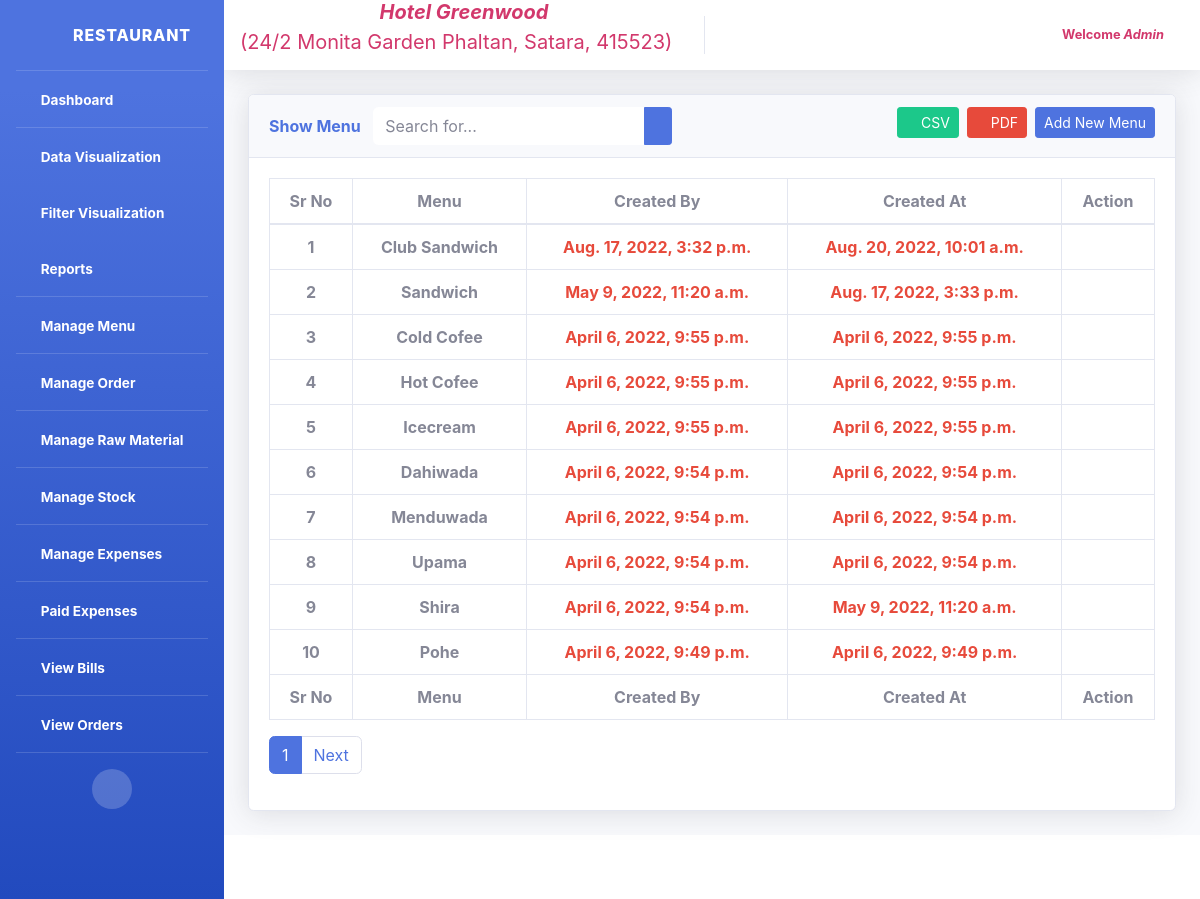
Page /polls/manageMenu (signed in) on the committed database.
### polls/models.py (models this page shows, shortened)
class Menu(models.Model):
	menu_name = models.CharField(max_length=50, null=True)
	status = models.IntegerField(default=1,null=True)
	created_at = models.DateTimeField(auto_now_add=True)
	updated_at = models.DateTimeField(auto_now=True)
	slug = models.SlugField(unique=True, null=True, blank=True)
	class Meta:
		db_table = "Menu"

### polls/views.py (the view)
# urls.py: path('manageMenu', views.ShowMenuListView.as_view(), name='manageMenu'),
class ShowMenuListView(LoggedInMixin,ListView):
    model = Menu
    template_name = 'manage_menu.html'
    ordering = ['-created_at']
    paginate_by = 10
    paginate_orphans = 1
    queryset = Menu.objects.filter(status=1)
    def get_context_data(self, *args, **kwargs):
        try:
            return super(ShowMenuListView, self).get_context_data(*args, **kwargs)
        except Http404:
            self.kwargs['page'] = 1
            return super(ShowMenuListView, self).get_context_data(*args, **kwargs)

### polls/views.py (called while the page is built)
    def dispatch(self, request, *args, **kwargs):
        if not request.user.is_authenticated:
            return redirect('/polls/login/')
        return super(LoggedInMixin, self).dispatch(request, *args, **kwargs)

### polls/templates/manage_menu.html (shortened to what this page needs)
{% extends 'header.html' %}
{% block body %}
{% load static %}
<!DOCTYPE html>
<html>
<head>
	<link href="{% static 'vendor/fontawesome-free/css/all.min.css' %}" rel="stylesheet" type="text/css">
	<link href="{% static 'vendor/datatables/dataTables.bootstrap4.min.css' %}" rel="stylesheet">
	<link href="{% static 'css/sb-admin-2.min.css' %}" rel="stylesheet">
</head>
<body>
        <div class="container-fluid mt-4">
          <div class="card shadow mb-4">
            <div class="card-header">
            	<a href="{% url 'createMenu' %}" class="btn btn-sm btn-primary float-right ml-2">Add New Menu</a>
              <a href="" class="btn btn-sm btn-danger float-right ml-2" target="_blank"><i class="fa fa-file-pdf mr-1"></i>PDF</a>
              <a href="" class="btn btn-sm btn-success float-right"><i class="fa fa-file-excel mr-1"></i>CSV</a>
              <span class="font-weight-bold text-primary">Show Menu</span>
              <form method="get" action="" class="d-none d-sm-inline-block form-inline mr-2 ml-md-2 my-2 my-md-0  navbar-search ml-2" >
              <div class="input-group">
                <input type="text" class="form-control border-0 small" placeholder="Search for..." name="search" required>
                  <div class="input-group-append">
                    <button class="btn btn-primary btn-sm" type="submit"><i class="fas fa-search fa-sm"></i></button>
                </div>
              </div>
            </form>
            </div>
            <div class="card-body">
              <div class="table-responsive">
                <table class="table table-bordered"  width="100%" cellspacing="0">
                  <thead>
                    <tr class="text-center">
                        <th scope="col">Sr No</th>
                        <th scope="col">Menu</th>
                        <th scope="col">Created By</th>
                        <th scope="col">Created At</th>
                        <th scope="col">Action</th>
                    </tr>
                  </thead>
                  <tfoot>
                    <tr class="text-center">
                        <th scope="col">Sr No</th>
                        <th scope="col">Menu</th>
                        <th scope="col">Created By</th>
                        <th scope="col">Created At</th>
                        <th scope="col">Action</th>
                    </tr>
                  </tfoot>
                  <tbody>
                    {% for i in object_list %}
                    <tr class="text-center font-weight-bold"">
                      <td>{{forloop.counter}}</td>
                      <td>{{i.menu_name | title }}</td>
                      <td class="text-danger">{{i.created_at}}</td>
                      <td class="text-danger">{{i.updated_at}}</td>
                      <td>
                        <a href="{% url 'editMenu' i.slug %}"><i class="fa fa-edit text-primary"></i></a>
                        <a href="{% url 'deleteMenu' i.slug %}"><i class="fa fa-trash text-danger confirm-delete" onclick="return confirm('Are you sure you want to delete this menu ?')"></i></a>
                      </td>
                    </tr>
                    {% endfor %}
                  </tbody>
                </table>
                <nav aria-label="Page navigation example">
                  {% if is_paginated %}
                  <ul class="pagination">
                    <li class="page-item active"><span class="page-link">{{page_obj.number}}</span></li>
                    {% if page_obj.has_next %}
                    <li class="page-item"><a class="page-link" href="?page={{page_obj.next_page_number}}">Next</a></li>
                    {% endif %}
                  </ul>
                  {% endif %}
                </nav>
              </div>
            </div>
          </div>
</div>
{% endblock %}

### polls/templates/header.html (shortened to what this page needs)
{% load static %}
<html>
<head>
  <link href="{% static 'vendor/fontawesome-free/css/all.min.css' %}" rel="stylesheet" type="text/css">
  <link href="{% static 'css/sb-admin-2.min.css' %}" rel="stylesheet">
  <link href="{% static 'css/other.css' %}" rel="stylesheet">
</head>
<body id="page-top">
<div id="wrapper">
<ul class="navbar-nav bg-gradient-primary sidebar sidebar-dark accordion" id="accordionSidebar">
  <a class="sidebar-brand d-flex align-items-center justify-content-center" href="{% url 'dashboard' %}">
  <div class="sidebar-brand-icon rotate-n-15">
    <i class="fas fa-home fa-fw "></i>
  </div>
  <div class="sidebar-brand-text mx-3">Restaurant</div>
  </a>
  <hr class="sidebar-divider my-0">
  <li class="nav-item active">
    <a class="nav-link" href="{% url 'dashboard' %}">
      <i class="fas fa-fw fa-tachometer-alt"></i>
      <span>Dashboard</span></a>
  </li>
  <hr class="sidebar-divider my-0">
  <li class="nav-item active">
    <a class="nav-link collapsed" href="#" data-toggle="collapse" data-target="#collapseTwo" aria-expanded="true" aria-controls="collapseTwo">
      <i class="fas fa-fw fa fa-chart-area"></i>
      <span>Data Visualization</span>
    </a>
  </li>
 <li class="nav-item active">
    <a class="nav-link collapsed" href="#" data-toggle="collapse" data-target="#collapsefilter" aria-expanded="true" aria-controls="collapseTwo">
      <i class="fas fa-fw fa fa-chart-area"></i>
      <span>Filter Visualization</span>
    </a>
  </li>
  <li class="nav-item active">
    <a class="nav-link collapsed" href="#" data-toggle="collapse" data-target="#collapsereport" aria-expanded="true" aria-controls="collapseTwo">
      <i class="fas fa-fw fa fa-file"></i>
      <span>Reports</span>
    </a>
  </li>
  <hr class="sidebar-divider my-0">
  <li class="nav-item active">
    <a class="nav-link" href="{% url 'manageMenu' %}">
      <i class="fas fa-fw fa-cog"></i>
      <span>Manage Menu</span></a>
  </li>
  <hr class="sidebar-divider my-0">
  <li class="nav-item active">
    <a class="nav-link" href="{% url 'manageOrder' %}">
      <i class="fas fa-fw fa-cog"></i>
      <span>Manage Order</span></a>
  </li>
  <hr class="sidebar-divider my-0">
  <li class="nav-item active">
    <a class="nav-link" href="{% url 'manageRawMaterial' %}">
      <i class="fas fa-fw fa-cog"></i>
      <span>Manage Raw Material</span></a>
  </li>
  <hr class="sidebar-divider my-0">
  <li class="nav-item active">
    <a class="nav-link" href="{% url 'manageStock' %}">
      <i class="fas fa-fw fa-cog"></i>
      <span>Manage Stock</span></a>
  </li>
  <hr class="sidebar-divider my-0">
  <li class="nav-item active">
    <a class="nav-link" href="{% url 'manageExpenses' %}">
      <i class="fas fa-fw fa-cog"></i>
      <span>Manage Expenses</span></a>
  </li>
  <hr class="sidebar-divider my-0">
  <li class="nav-item active">
    <a class="nav-link" href="{% url 'paidExpeses' %}">
      <i class="fas fa-fw fa-plus"></i>
      <span>Paid Expenses</span></a>
  </li>
  <hr class="sidebar-divider my-0">
  <li class="nav-item active">
    <a class="nav-link" href="{% url 'viewBills' %}">
      <i class="fas fa-fw fa fa-list"></i>
      <span>View Bills</span></a>
  </li>
  <hr class="sidebar-divider my-0">
  <li class="nav-item active">
    <a class="nav-link" href="{% url 'viewOrderDetails' %}">
      <i class="fas fa-fw fa fa-list"></i>
      <span>View Orders</span></a>
  </li>
<hr class="sidebar-divider">
  <div class="text-center d-none d-md-inline">
    <button class="rounded-circle border-0" id="sidebarToggle"></button>
  </div>
</ul>
    <div id="content-wrapper" class="d-flex flex-column">
        <div id="content">
        <nav class="navbar navbar-expand navbar-light bg-white topbar mb-1 static-top shadow">
          <span align="center" class="navbar-brand mb-0 h1 text-info"><i class='fas fa-hotel' style='font-size:20px'></i><i class="font-weight-bold" style="color: #D2386C;">Hotel Greenwood</i><p style="color:  #D2386C;"> (24/2 Monita Garden Phaltan, Satara, 415523)</p></span>
            <ul class="navbar-nav ml-auto">
            <li class="nav-item dropdown no-arrow">
              <a class="nav-link dropdown-toggle" href="#" id="userDropdown" role="button" data-toggle="dropdown" aria-haspopup="true" aria-expanded="false">
                <span class="mr-2 d-none d-lg-inline text-gray-600 small">
                {% if user.is_authenticated %}
                  <b style="color: #D2386C;">Welcome&nbsp;<i>{{request.user | title}}</i></b>
                {% endif %}
                </span>
              </a>
            </li>
          </ul>
        </nav>
        {% block body %} {% endblock %}
    </div>
      <footer class="sticky-footer bg-white">
      </footer>
    </div>
  </div>
</body>
</html>

### rows in the picture
Menu: menu_name "Club Sandwich", created_at "Aug. 17, 2022, 3:32 p.m.", updated_at "Aug. 20, 2022, 10:01 a.m."
Menu: menu_name "Sandwich", created_at "May 9, 2022, 11:20 a.m.", updated_at "Aug. 17, 2022, 3:33 p.m."
Menu: menu_name "Cold Cofee", created_at "April 6, 2022, 9:55 p.m.", updated_at "April 6, 2022, 9:55 p.m."
Menu: menu_name "Hot Cofee", created_at "April 6, 2022, 9:55 p.m.", updated_at "April 6, 2022, 9:55 p.m."
Menu: menu_name "Icecream", created_at "April 6, 2022, 9:55 p.m.", updated_at "April 6, 2022, 9:55 p.m."
Menu: menu_name "Dahiwada", created_at "April 6, 2022, 9:54 p.m.", updated_at "April 6, 2022, 9:54 p.m."
Menu: menu_name "Menduwada", created_at "April 6, 2022, 9:54 p.m.", updated_at "April 6, 2022, 9:54 p.m."
Menu: menu_name "Upama", created_at "April 6, 2022, 9:54 p.m.", updated_at "April 6, 2022, 9:54 p.m."
Menu: menu_name "Shira", created_at "April 6, 2022, 9:54 p.m.", updated_at "May 9, 2022, 11:20 a.m."
Menu: menu_name "Pohe", created_at "April 6, 2022, 9:49 p.m.", updated_at "April 6, 2022, 9:49 p.m."

### other values in the picture
{{ request.user | title }} "Admin"
{{ page_obj.number }} "1"
